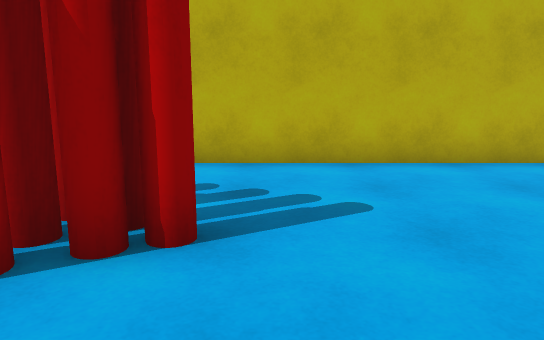
[1] (above)

12 first-person views from a walk through a Unity game level. The camera is 1.2 m above the floor, tilts 10° down and sees 70° across. The floor is counted in squares, 1 m on a side. Each view is taken from the middle of a square. On the plan, view 1 faces up. The plan holds only what a view shows up to about 15 squares ahead; the rest is blank. The player character is not drawn.

[2]
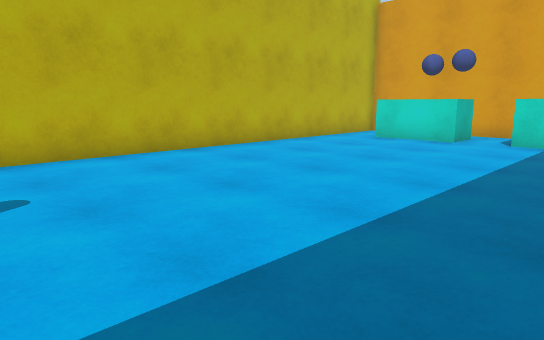

[3]
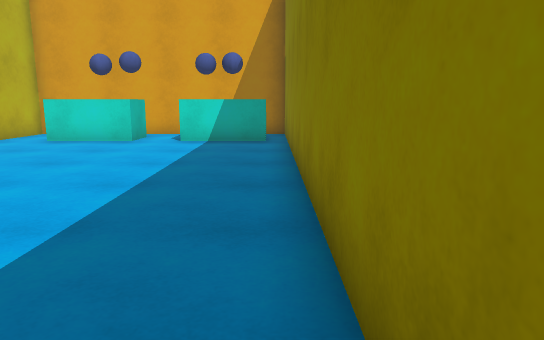

[4]
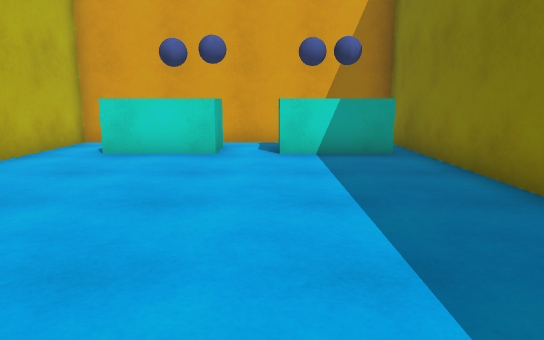

[5]
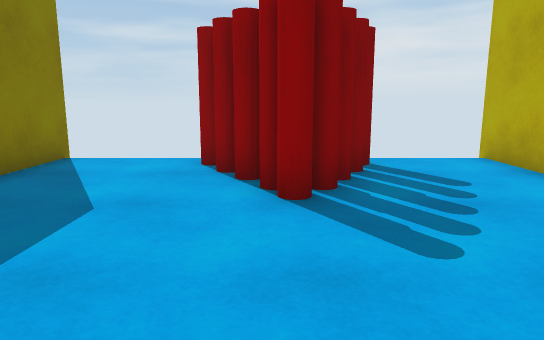

[6]
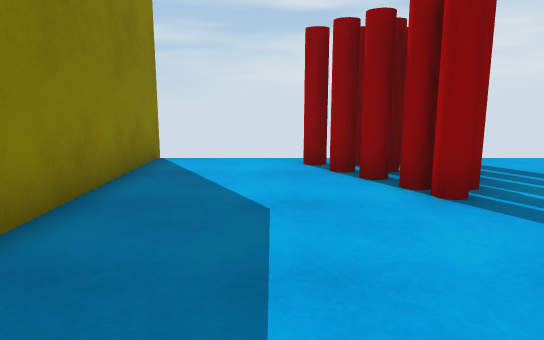

[7]
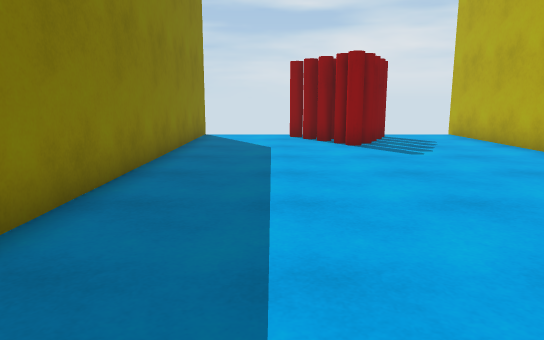

[8]
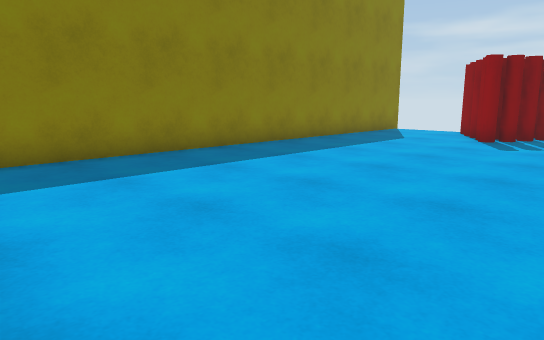

[9]
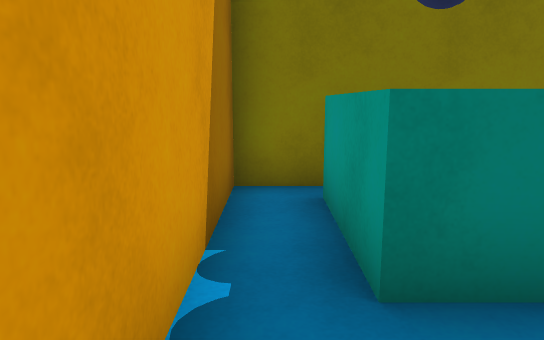

[10]
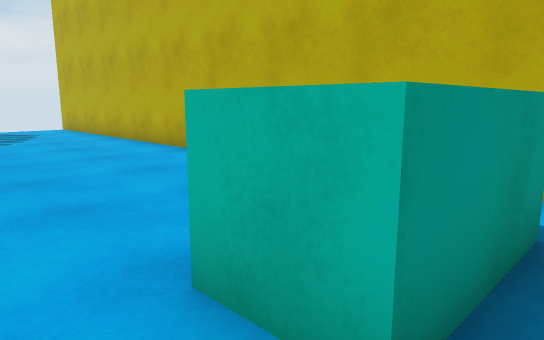

[11]
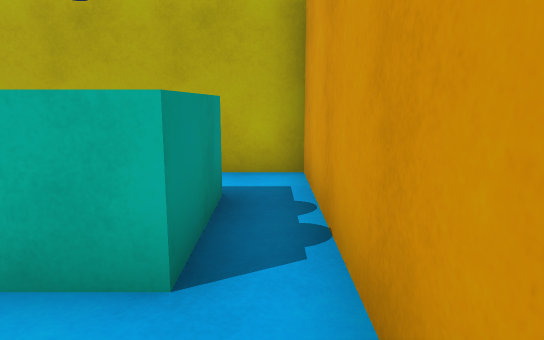

[12]
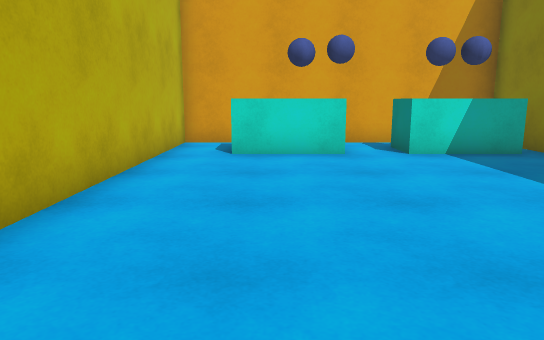

### Floor plan
Key: @ floor where view 1 was taken; # wall or solid block; x gap in a wall; . floor; ^ raised ledge; C red cylinder; O other object.
Columns run from 5 left of view 1 to 15 right of it. Each row starts with its distance up from view 1.
  8 #####################
  7  ...................#
  6  ................^^.#
  5  C...............^^.#
  4  OOCC............#^.#
  3  CCCC............##.#
  2  CC..............x^.#
  1  ................#^.#
  0  ....@...........#^.#
 -1  ................^^.#
 -2 #####################

Positions as (right, up) in squares from view 1, and headings:
1: (0, 0), facing up
2: (0, -1), facing up-right
3: (0, -1), facing right
4: (3, 2), facing right
5: (4, 3), facing left
6: (4, 1), facing left
7: (10, 1), facing left
8: (12, 7), facing down-left
9: (14, 4), facing down
10: (14, 2), facing up-left
11: (14, 1), facing up
12: (3, 5), facing right
